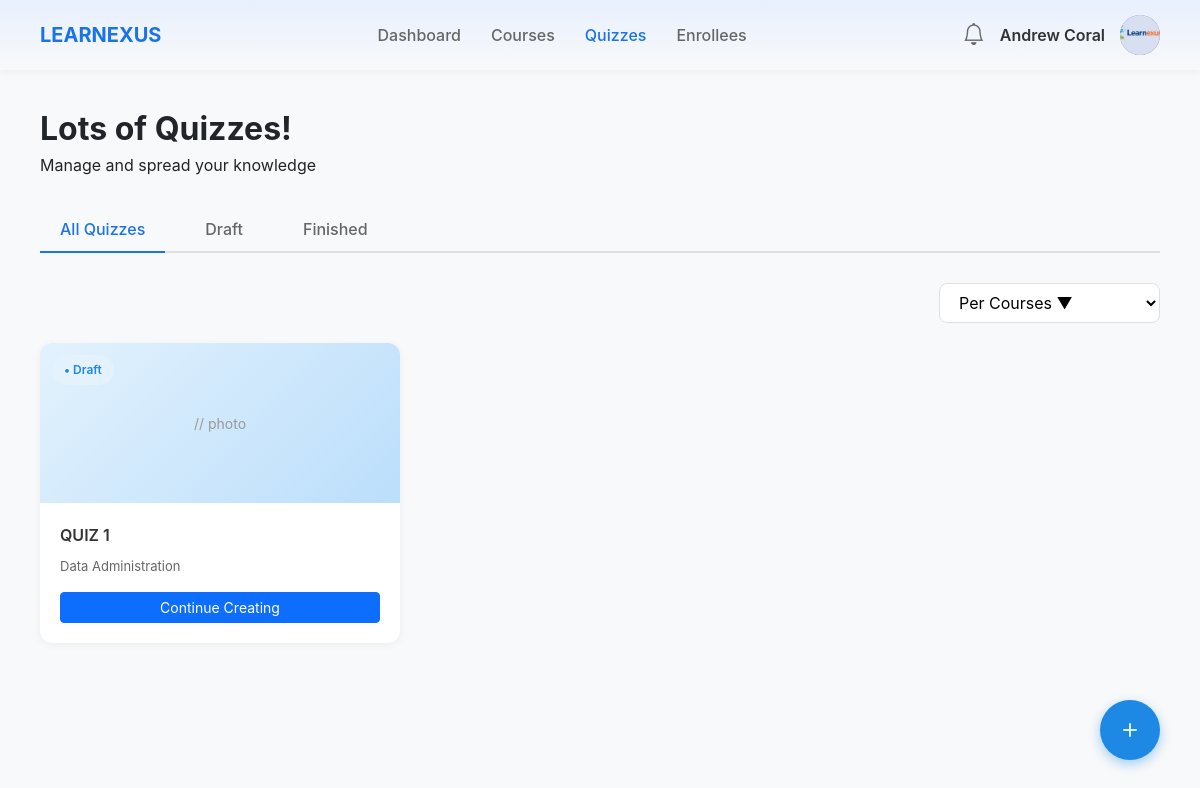
The page /teacher/quizzes.php (signed in) on the database its author committed.
### tables this page shows
CREATE TABLE `users` (
  `userID` int(11) NOT NULL,
  `email` varchar(255) NOT NULL,
  `passwordHash` varchar(255) NOT NULL,
  `firstName` varchar(100) NOT NULL,
  `lastName` varchar(100) NOT NULL,
  `middleInitial` varchar(5) NOT NULL,
  `phone` varchar(20) DEFAULT NULL,
  `avatar` varchar(255) DEFAULT NULL,
  `phoneVerified` tinyint(1) DEFAULT 0,
  `emailVerified` tinyint(1) DEFAULT 0,
  `role` enum('student','instructor','admin') DEFAULT 'student',
  `status` enum('active','inactive','suspended') DEFAULT 'active',
  `createdAt` timestamp NOT NULL DEFAULT current_timestamp(),
  `studentNumber` varchar(50) DEFAULT NULL,
  `teacherNumber` varchar(50) DEFAULT NULL
);

CREATE TABLE `quizzes` (
  `quizID` int(11) NOT NULL,
  `courseID` int(11) NOT NULL,
  `title` varchar(255) NOT NULL,
  `description` text DEFAULT NULL,
  `allowRetake` tinyint(1) DEFAULT 1,
  `passingScore` int(11) DEFAULT 70,
  `timeLimitMinutes` int(11) DEFAULT NULL,
  `createdAt` timestamp NOT NULL DEFAULT current_timestamp()
);

CREATE TABLE `courses` (
  `courseID` int(11) NOT NULL,
  `teacherID` int(11) NOT NULL,
  `title` varchar(255) NOT NULL,
  `description` text DEFAULT NULL,
  `price` decimal(10,2) DEFAULT 0.00,
  `category` varchar(100) DEFAULT NULL,
  `status` enum('draft','published','archived') DEFAULT 'draft',
  `passingScore` int(11) DEFAULT 70,
  `createdAt` timestamp NOT NULL DEFAULT current_timestamp()
);

### teacher/quizzes.php (the view, shortened to what this page needs)
<?php
require_once '../database/db_connect.php';
$teacherID = $_SESSION['user_id'];
$stmt = $conn->prepare("SELECT * FROM users WHERE userID = ?");
$stmt->execute([$teacherID]);
$user = $stmt->fetch();
$stmt = $conn->prepare("
    SELECT q.*, c.title as courseTitle,
           (SELECT COUNT(*) FROM questions WHERE quizID = q.quizID) as questionCount
    FROM quizzes q
    JOIN courses c ON q.courseID = c.courseID
    WHERE c.teacherID = ?
    ORDER BY q.createdAt DESC
");
$stmt->execute([$teacherID]);
$quizzes = $stmt->fetchAll();
?>
<!DOCTYPE html>
<html lang="en">
<head>
    <link href="https://cdn.jsdelivr.net/npm/bootstrap@5.3.3/dist/css/bootstrap.min.css" rel="stylesheet">
    <link rel="stylesheet" href="https://cdn.jsdelivr.net/npm/bootstrap-icons@1.11.1/font/bootstrap-icons.css">
</head>
<body>
    <div class="top-nav">
         <a href="dashboard.php" class="brand text-decoration-none">
    LEARNEXUS
</a>
        <div class="nav-menu">
            <a href="dashboard.php" class="nav-link">Dashboard</a>
            <a href="courses.php" class="nav-link">Courses</a>
            <a href="quizzes.php" class="nav-link active">Quizzes</a>
            <a href="enrollees.php" class="nav-link">Enrollees</a>
        </div>
        <div class="user-section">
    <i class="bi bi-bell" style="font-size: 22px; color: #666; cursor: pointer;"></i>
    <a href="settings.php" style="font-weight: 600; color: #333; text-decoration: none;">
        <?php echo htmlspecialchars($_SESSION['first_name'] . ' ' . $_SESSION['last_name']); ?>
    </a>
    <a href="settings.php" style="display: inline-block; text-decoration: none;">
        <div class="user-avatar">
            <?php if (!empty($user['avatar']) && file_exists($user['avatar'])): ?>
                <img src="<?php echo htmlspecialchars($user['avatar']); ?>" alt="Avatar">
            <?php else: ?>
                <?php echo strtoupper(substr($_SESSION['first_name'], 0, 1)); ?>
            <?php endif; ?>
        </div>
    </a>
</div>
    </div>
    <div class="container-main">
        <div class="page-header">
            <h1>Lots of Quizzes!</h1>
            <p>Manage and spread your knowledge</p>
        </div>
        <div class="tabs">
            <div class="tab active" data-tab="all">All Quizzes</div>
            <div class="tab" data-tab="draft">Draft</div>
            <div class="tab" data-tab="finished">Finished</div>
        </div>
        <div class="filter-section">
            <div class="course-filter">
                <select class="filter-dropdown" id="courseFilter">
                    <option value="">Per Courses ▼</option>
                </select>
            </div>
        </div>
        <div class="quiz-grid">
            <?php if (count($quizzes) > 0): ?>
                <?php foreach ($quizzes as $quiz): ?>
                    <div class="quiz-card" data-course="<?php echo $quiz['courseID']; ?>" data-status="<?php echo $quiz['questionCount'] > 0 ? 'finished' : 'draft'; ?>">
                        <div class="quiz-image">
                            <span class="status-badge <?php echo $quiz['questionCount'] > 0 ? 'finished' : ''; ?>">
                                • <?php echo $quiz['questionCount'] > 0 ? 'Finished' : 'Draft'; ?>
                            </span>
                            // photo
                        </div>
                        <div class="quiz-body">
                            <div class="quiz-title"><?php echo htmlspecialchars($quiz['title']); ?></div>
                            <div style="font-size: 13px; color: #666; margin-bottom: 15px;">
                                <?php echo htmlspecialchars($quiz['courseTitle']); ?>
                            </div>
                            <button class="btn btn-primary btn-sm w-100"
                                    onclick="window.location.href='edit_quiz.php?id=<?php echo $quiz['quizID']; ?>'">
                                <?php echo $quiz['questionCount'] > 0 ? 'Edit Quiz' : 'Continue Creating'; ?>
                            </button>
                        </div>
                    </div>
                <?php endforeach; ?>
            <?php endif; ?>
        </div>
    </div>
    <button class="add-quiz-btn" onclick="window.location.href='create_quiz.php'">
        <i class="bi bi-plus"></i>
    </button>
</body>
</html>

### teacher/quizzes.php (style rules this page uses)
body { background-color: #f8f9fa; font-family: -apple-system, BlinkMacSystemFont, 'Segoe UI', Roboto, sans-serif; }
.top-nav { background: linear-gradient(180deg, #e8f0fe 0%, #f8f9fa 100%); padding: 15px 40px; display: flex; justify-content: space-between; align-items: center; box-shadow: 0 2px 8px rgba(0,0,0,0.05); }
.brand { font-size: 20px; font-weight: 700; color: #1a73e8; }
.nav-menu { display: flex; gap: 30px; }
.nav-link { color: #666; text-decoration: none; font-weight: 500; }
.nav-link:hover, .nav-link.active { color: #1a73e8; }
.user-section { display: flex; align-items: center; gap: 15px; }
.user-avatar { width: 40px; height: 40px; background: linear-gradient(135deg, #667eea 0%, #764ba2 100%); border-radius: 50%; display: flex; align-items: center; justify-content: center; color: white; font-weight: 600; }
.container-main { max-width: 1200px; margin: 40px auto; padding: 0 40px; }
.page-header { margin-bottom: 30px; }
.page-header h1 { font-size: 32px; font-weight: 700; margin-bottom: 5px; }
.tabs { display: flex; gap: 20px; border-bottom: 2px solid #e0e0e0; margin-bottom: 30px; }
.tab { padding: 10px 20px; color: #666; font-weight: 500; cursor: pointer; border-bottom: 2px solid transparent; margin-bottom: -2px; }
.tab.active { color: #1a73e8; border-bottom-color: #1a73e8; }
.filter-section { display: flex; justify-content: flex-end; margin-bottom: 20px; }
.course-filter { position: relative; }
.filter-dropdown { padding: 8px 35px 8px 15px; border: 1px solid #e0e0e0; border-radius: 8px; background: white; cursor: pointer; min-width: 200px; }
.quiz-grid { display: grid; grid-template-columns: repeat(3, 1fr); gap: 20px; }
.quiz-card { background: white; border-radius: 12px; overflow: hidden; box-shadow: 0 2px 8px rgba(0,0,0,0.05); transition: transform 0.2s, box-shadow 0.2s; }
.quiz-image { width: 100%; height: 160px; background: linear-gradient(135deg, #e3f2fd 0%, #bbdefb 100%); display: flex; align-items: center; justify-content: center; color: #999; font-size: 14px; position: relative; }
.status-badge { position: absolute; top: 12px; left: 12px; padding: 6px 12px; border-radius: 20px; font-size: 12px; font-weight: 600; background: #e3f2fd; color: #1e88e5; }
.quiz-body { padding: 20px; }
.quiz-title { font-size: 16px; font-weight: 600; color: #333; margin-bottom: 10px; }
.add-quiz-btn { position: fixed; bottom: 40px; right: 40px; width: 60px; height: 60px; border-radius: 50%; background: #1e88e5; color: white; border: none; font-size: 28px; box-shadow: 0 4px 12px rgba(30, 136, 229, 0.4); cursor: pointer; transition: all 0.2s; }

### rows shown on the page
users: avatar (picture)
quizzes: title "QUIZ 1", courseID.title "Data Administration"

### other values the page prints
$_SESSION['first_name'] . ' ' . $_SESSION['last_name'] "Andrew Coral"
